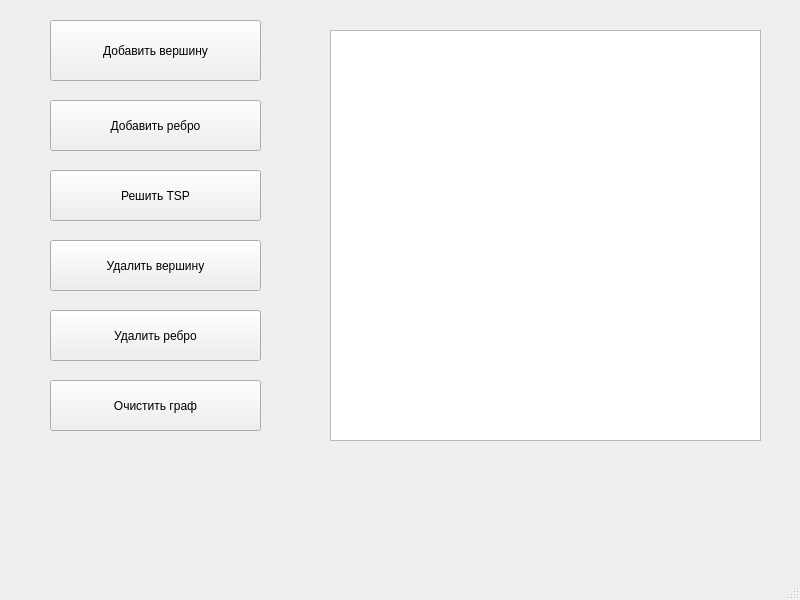
<?xml version="1.0" encoding="UTF-8"?>
<ui version="4.0">
 <class>TSP</class>
 <widget class="QMainWindow" name="TSP">
  <property name="geometry">
   <rect>
    <x>0</x>
    <y>0</y>
    <width>800</width>
    <height>600</height>
   </rect>
  </property>
  <property name="windowTitle">
   <string>TSP</string>
  </property>
  <widget class="QWidget" name="centralwidget">
   <widget class="QGraphicsView" name="graphicsView">
    <property name="geometry">
     <rect>
      <x>330</x>
      <y>30</y>
      <width>431</width>
      <height>411</height>
     </rect>
    </property>
   </widget>
   <widget class="QPushButton" name="addVertexButton">
    <property name="geometry">
     <rect>
      <x>50</x>
      <y>20</y>
      <width>211</width>
      <height>61</height>
     </rect>
    </property>
    <property name="text">
     <string>Добавить вершину</string>
    </property>
   </widget>
   <widget class="QPushButton" name="addEdgeButton">
    <property name="geometry">
     <rect>
      <x>50</x>
      <y>100</y>
      <width>211</width>
      <height>51</height>
     </rect>
    </property>
    <property name="text">
     <string>Добавить ребро</string>
    </property>
   </widget>
   <widget class="QPushButton" name="solveButton">
    <property name="geometry">
     <rect>
      <x>50</x>
      <y>170</y>
      <width>211</width>
      <height>51</height>
     </rect>
    </property>
    <property name="text">
     <string>Решить TSP</string>
    </property>
   </widget>
   <widget class="QPushButton" name="clearButton">
    <property name="geometry">
     <rect>
      <x>50</x>
      <y>380</y>
      <width>211</width>
      <height>51</height>
     </rect>
    </property>
    <property name="text">
     <string>Очистить граф</string>
    </property>
   </widget>
   <widget class="QLabel" name="resultLabel">
    <property name="geometry">
     <rect>
      <x>10</x>
      <y>460</y>
      <width>321</width>
      <height>91</height>
     </rect>
    </property>
    <property name="font">
     <font>
      <pointsize>14</pointsize>
     </font>
    </property>
    <property name="text">
     <string/>
    </property>
    <property name="wordWrap">
     <bool>true</bool>
    </property>
   </widget>
   <widget class="QPushButton" name="removeVertexButton">
    <property name="geometry">
     <rect>
      <x>50</x>
      <y>240</y>
      <width>211</width>
      <height>51</height>
     </rect>
    </property>
    <property name="text">
     <string>Удалить вершину</string>
    </property>
   </widget>
   <widget class="QPushButton" name="removeEdgeButton">
    <property name="geometry">
     <rect>
      <x>50</x>
      <y>310</y>
      <width>211</width>
      <height>51</height>
     </rect>
    </property>
    <property name="text">
     <string>Удалить ребро</string>
    </property>
   </widget>
  </widget>
  <widget class="QMenuBar" name="menubar">
   <property name="geometry">
    <rect>
     <x>0</x>
     <y>0</y>
     <width>800</width>
     <height>21</height>
    </rect>
   </property>
  </widget>
  <widget class="QStatusBar" name="statusbar"/>
 </widget>
 <resources/>
 <connections/>
</ui>
